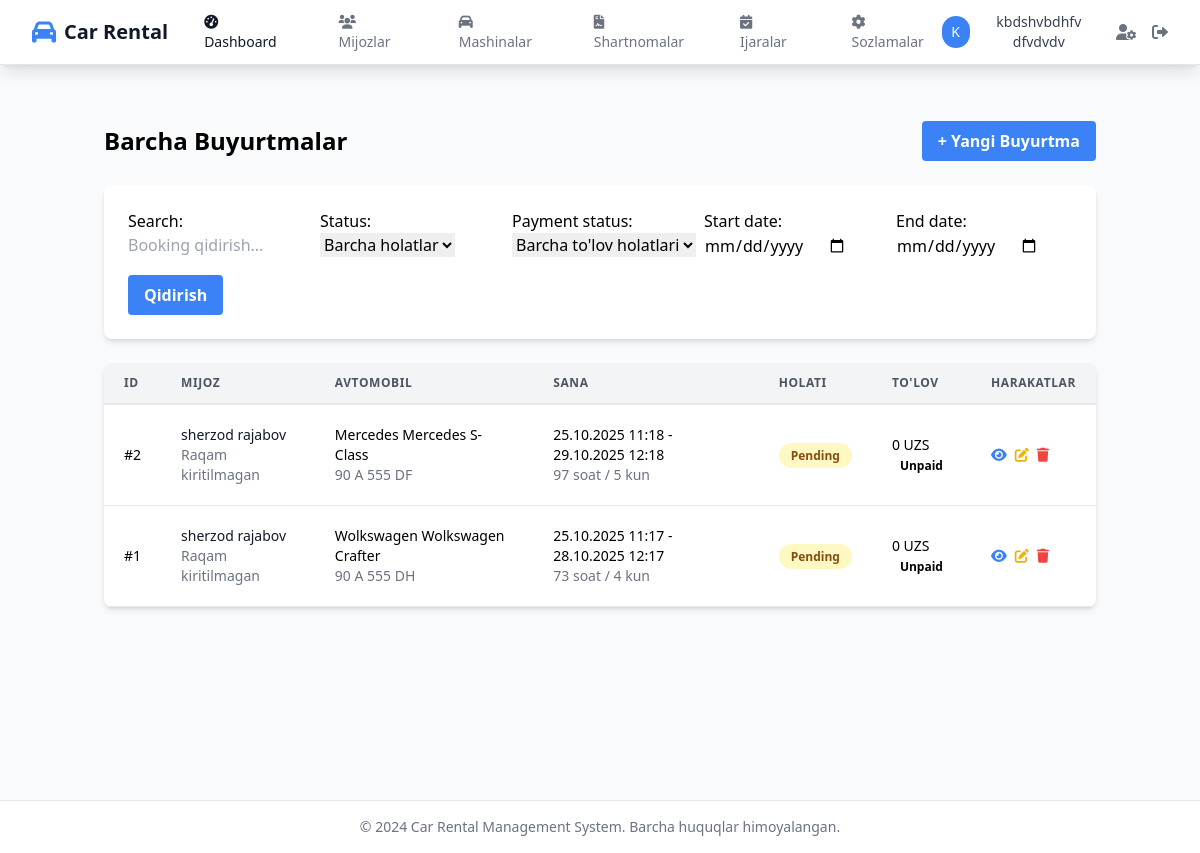
Screenshot of /bookings/ (signed in) with the database file from the repository.
### accounts/models.py (models this page shows, shortened)
class CustomUser(AbstractUser):
    class Roles(models.TextChoices):
        OWNER = "owner", "Mashina egasi"
        RENTER = "renter", "Ijara oluvchi"
    role = models.CharField(max_length=10, choices=Roles.choices)
    phone = models.CharField(max_length=30, blank=True)
    is_verified = models.BooleanField(default=False)

### bookings/models.py (models this page shows, shortened)
class Booking(models.Model):
    STATUS_CHOICES = [
        ("pending", "Pending"),
        ("active", "Active"),
        ("completed", "Completed"),
        ("cancelled", "Cancelled"),
    ]
    PAYMENT_STATUS_CHOICES = [
        ("unpaid", "Unpaid"),
        ("partial", "Partial"),
        ("paid", "Paid"),
    ]
    PAYMENT_TYPES = [
        ('deposit', 'Depozit'),
        ('advance', 'Oldindan to\'lov'),
        ('final', 'Yakuniy to\'lov'),
        ('other', 'Boshqa')
    ]
    renter = models.ForeignKey(CustomUser, on_delete=models.CASCADE, related_name="bookings")
    vehicle = models.ForeignKey(Vehicle, on_delete=models.CASCADE, related_name="bookings")
    start_at = models.DateTimeField()
    end_at = models.DateTimeField()
    status = models.CharField(max_length=20, choices=STATUS_CHOICES, default="pending")
    payment_status = models.CharField(max_length=20, choices=PAYMENT_STATUS_CHOICES, default="unpaid")
    total_price = models.DecimalField(
        max_digits=12,
        decimal_places=2,
        default=Decimal("0.00"),
        blank=True,
        null=True
    )
    deposit_amount = models.DecimalField(
        max_digits=10,
        decimal_places=2,
        default=Decimal("0.00"),
        blank=True,
        null=True
    )
    paid_amount = models.DecimalField(
        max_digits=12,
        decimal_places=2,
        default=Decimal("0.00"),
        blank=True,
        null=True
    )
    owner_earned = models.DecimalField(
        max_digits=12,
        decimal_places=2,
        default=Decimal("0.00"),
        blank=True,
        null=True
    )
    company_earned = models.DecimalField(
        max_digits=12,
        decimal_places=2,
        default=Decimal("0.00"),
        blank=True,
        null=True
    )
    created_at = models.DateTimeField(auto_now_add=True)
    updated_at = models.DateTimeField(auto_now=True)
    class Meta:
        ordering = ['-created_at']
    def duration_hours(self):
        delta = self.end_at - self.start_at
        return max(0, math.ceil(delta.total_seconds() / 3600))
    def duration_days(self):
        return math.ceil(self.duration_hours() / 24)

### vehicles/models.py (models this page shows, shortened)
class Vehicle(models.Model):
    STATUS_CHOICES = [
        ("inactive", "Faol emas"),
        ("available", "Mavjud"),
        ("rented", "Ijaraga berilgan"),
        ("maintenance", "Ta'mirda"),
    ]
    owner = models.ForeignKey(CustomUser, on_delete=models.CASCADE, related_name="vehicles")
    make = models.ForeignKey(CarMake, on_delete=models.SET_NULL, null=True, blank=True)
    model = models.ForeignKey(CarModel, on_delete=models.SET_NULL, null=True, blank=True)
    name = models.CharField(max_length=200, blank=True)
    plate_number = models.CharField(max_length=20, unique=True, validators=[plate_validator])
    year = models.PositiveSmallIntegerField(null=True, blank=True)
    daily_price = models.DecimalField(max_digits=10, decimal_places=2, default=Decimal("0.00"))
    hourly_price = models.DecimalField(max_digits=10, decimal_places=2, null=True, blank=True)
    status = models.CharField(max_length=20, choices=STATUS_CHOICES, default="inactive")
    created_at = models.DateTimeField(auto_now_add=True)
    updated_at = models.DateTimeField(auto_now=True)
    class Meta:
        ordering = ['-created_at']

class CarMake(models.Model):
    name = models.CharField(max_length=100, unique=True)
    def __str__(self):
        return self.name

class CarModel(models.Model):
    make = models.ForeignKey(CarMake, on_delete=models.CASCADE, related_name="models")
    name = models.CharField(max_length=100)
    class Meta:
        unique_together = ("make", "name")
    def __str__(self):
        return f"{self.make.name} {self.name}"

### bookings/views.py (the view, shortened to what this page needs)
# urls.py: path('', views.BookingListView.as_view(), name='booking_list'),
class BookingListView(ListView):
    model = Booking
    template_name = 'bookings/booking_list.html'
    context_object_name = 'bookings'
    paginate_by = 20
    def get_queryset(self):
        queryset = super().get_queryset()
        search_form = BookingSearchForm(self.request.GET)
        if search_form.is_valid():
            search = search_form.cleaned_data.get('search')
            status = search_form.cleaned_data.get('status')
            payment_status = search_form.cleaned_data.get('payment_status')
            start_date = search_form.cleaned_data.get('start_date')
            end_date = search_form.cleaned_data.get('end_date')
            filters = Q()
            if status:
                filters &= Q(status=status)
            if payment_status:
                filters &= Q(payment_status=payment_status)
            if start_date:
                filters &= Q(start_date__gte=start_date)
            if end_date:
                filters &= Q(end_date__lte=end_date)
            queryset = queryset.filter(filters)
        return queryset.order_by('-created_at', '-id')
    def get_context_data(self, **kwargs):
        context = super().get_context_data(**kwargs)
        context['search_form'] = BookingSearchForm(self.request.GET)
        return context

### templates/bookings/booking_list.html (shortened to what this page needs)
{% extends 'base.html' %}
{% load static %}
{% block content %}
<div class="container mx-auto px-4 py-8">
    <div class="flex justify-between items-center mb-6">
        <h1 class="text-2xl font-bold">Barcha Buyurtmalar</h1>
        <a href="{% url 'booking_create' %}" class="bg-blue-500 hover:bg-blue-700 text-white font-bold py-2 px-4 rounded">
            + Yangi Buyurtma
        </a>
    </div>
    <div class="bg-white shadow-md rounded-lg p-6 mb-6">
        <form method="get" class="grid grid-cols-1 md:grid-cols-3 lg:grid-cols-5 gap-4">
            {{ search_form.as_p }}
            <div class="flex items-end">
                <button type="submit" class="bg-blue-500 hover:bg-blue-700 text-white font-bold py-2 px-4 rounded">
                    Qidirish
                </button>
            </div>
        </form>
    </div>
    <div class="bg-white shadow-md rounded-lg overflow-hidden">
        <table class="min-w-full leading-normal">
            <thead>
                <tr class="bg-gray-100">
                    <th class="px-5 py-3 border-b-2 border-gray-200 text-left text-xs font-semibold text-gray-600 uppercase tracking-wider">ID</th>
                    <th class="px-5 py-3 border-b-2 border-gray-200 text-left text-xs font-semibold text-gray-600 uppercase tracking-wider">Mijoz</th>
                    <th class="px-5 py-3 border-b-2 border-gray-200 text-left text-xs font-semibold text-gray-600 uppercase tracking-wider">Avtomobil</th>
                    <th class="px-5 py-3 border-b-2 border-gray-200 text-left text-xs font-semibold text-gray-600 uppercase tracking-wider">Sana</th>
                    <th class="px-5 py-3 border-b-2 border-gray-200 text-left text-xs font-semibold text-gray-600 uppercase tracking-wider">Holati</th>
                    <th class="px-5 py-3 border-b-2 border-gray-200 text-left text-xs font-semibold text-gray-600 uppercase tracking-wider">To'lov</th>
                    <th class="px-5 py-3 border-b-2 border-gray-200 text-left text-xs font-semibold text-gray-600 uppercase tracking-wider">Harakatlar</th>
                </tr>
            </thead>
            <tbody>
                {% for booking in bookings %}
                <tr class="hover:bg-gray-50">
                    <td class="px-5 py-5 border-b border-gray-200 text-sm">#{{ booking.id }}</td>
                    <td class="px-5 py-5 border-b border-gray-200 text-sm">
                        <div class="font-medium text-gray-900">{{ booking.renter.get_full_name|default:booking.renter.username }}</div>
                        <div class="text-gray-500">{{ booking.renter.phone_number|default:"Raqam kiritilmagan" }}</div>
                    </td>
                    <td class="px-5 py-5 border-b border-gray-200 text-sm">
                        <div class="font-medium">{{ booking.vehicle.make|default:"" }} {{ booking.vehicle.model|default:"" }}</div>
                        <div class="text-gray-500">{{ booking.vehicle.plate_number|default:"" }}</div>
                    </td>
                    <td class="px-5 py-5 border-b border-gray-200 text-sm">
                        <div>{{ booking.start_at|date:"d.m.Y H:i" }} - {{ booking.end_at|date:"d.m.Y H:i" }}</div>
                        <div class="text-gray-500">{{ booking.duration_hours }} soat / {{ booking.duration_days }} kun</div>
                    </td>
                    <td class="px-5 py-5 border-b border-gray-200 text-sm">
                        <span class="px-3 py-1 text-xs font-semibold rounded-full {% if booking.status == 'pending' %}bg-yellow-100 text-yellow-800{% elif booking.status == 'confirmed' %}bg-blue-100 text-blue-800{% elif booking.status == 'in_progress' %}bg-indigo-100 text-indigo-800{% elif booking.status == 'completed' %}bg-green-100 text-green-800{% elif booking.status == 'cancelled' %}bg-red-100 text-red-800{% endif %}">
                            {{ booking.get_status_display }}
                        </span>
                    </td>
                    <td class="px-5 py-5 border-b border-gray-200 text-sm">
                        <div class="font-medium">{{ booking.total_price|floatformat:0 }} UZS</div>
                        <span class="px-2 py-1 text-xs font-semibold rounded-full ">
                            {{ booking.get_payment_status_display }}
                        </span>
                    </td>
                    <td class="px-5 py-5 border-b border-gray-200 text-sm">
                        <div class="flex space-x-2">
                            <a href="{% url 'booking_detail' booking.id %}" class="text-blue-500 hover:text-blue-700">
                                <i class="fas fa-eye"></i>
                            </a>
                            <a href="{% url 'booking_update' booking.id %}" class="text-yellow-500 hover:text-yellow-700">
                                <i class="fas fa-edit"></i>
                            </a>
                            <a href="{% url 'booking_delete' booking.id %}" class="text-red-500 hover:text-red-700">
                                <i class="fas fa-trash"></i>
                            </a>
                        </div>
                    </td>
                </tr>
                {% empty %}
                <tr>
                    <td colspan="7" class="px-5 py-5 border-b border-gray-200 text-center text-gray-500">
                        Hech qanday buyurtma topilmadi
                    </td>
                </tr>
                {% endfor %}
            </tbody>
        </table>
    </div>
</div>
{% endblock %}

### templates/base.html (shortened to what this page needs)
<!DOCTYPE html>
<html lang="uz" class="h-full">
<head>
    <script src="https://cdn.tailwindcss.com"></script>
    <link href="https://cdnjs.cloudflare.com/ajax/libs/font-awesome/6.0.0/css/all.min.css" rel="stylesheet">
</head>
<body class="h-full bg-gray-50">
    <div class="min-h-full">
        <nav class="bg-white shadow-lg border-b border-gray-200">
            <div class="max-w-7xl mx-auto px-4 sm:px-6 lg:px-8">
                <div class="flex justify-between h-16">
                    <div class="flex items-center">
                        <div class="flex-shrink-0">
                            <a href="{% url 'dashboard' %}" class="flex items-center">
                                <i class="fas fa-car text-primary text-2xl mr-2"></i>
                                <span class="text-xl font-bold text-gray-900">Car Rental</span>
                            </a>
                        </div>
                        {% if user.is_authenticated %}
                        <div class="hidden md:ml-6 md:flex md:space-x-8">
                            <a href="{% url 'dashboard' %}" class="text-gray-900 hover:text-primary px-3 py-2 rounded-md text-sm font-medium">
                                <i class="fas fa-tachometer-alt mr-1"></i> Dashboard
                            </a>
                            <a href="{% url 'users_list' %}" class="text-gray-500 hover:text-primary px-3 py-2 rounded-md text-sm font-medium">
                                <i class="fas fa-users mr-1"></i> Mijozlar
                            </a>
                            <a href="{% url 'vehicle_list' %}" class="text-gray-500 hover:text-primary px-3 py-2 rounded-md text-sm font-medium">
                                <i class="fas fa-car mr-1"></i> Mashinalar
                            </a>
                            <a href="{% url 'contract_list' %}" class="text-gray-500 hover:text-primary px-3 py-2 rounded-md text-sm font-medium">
                                <i class="fas fa-file-contract mr-1"></i> Shartnomalar
                            </a>
                            <a href="{% url 'booking_list' %}" class="text-gray-500 hover:text-primary px-3 py-2 rounded-md text-sm font-medium">
                                <i class="fas fa-calendar-check mr-1"></i> Ijaralar
                            </a>
                            <a href="{% url 'constants_list' %}" class="text-gray-500 hover:text-primary px-3 py-2 rounded-md text-sm font-medium">
                                <i class="fas fa-cog mr-1"></i> Sozlamalar
                            </a>
                        </div>
                        {% endif %}
                    </div>
                    {% if user.is_authenticated %}
                    <div class="flex items-center space-x-4">
                        <div class="relative">
                            <button class="flex items-center text-sm rounded-full focus:outline-none focus:ring-2 focus:ring-offset-2 focus:ring-primary">
                                <div class="h-8 w-8 rounded-full bg-primary flex items-center justify-center">
                                    <span class="text-white text-sm font-medium">{{ user.username|first|upper }}</span>
                                </div>
                                <span class="ml-2 text-gray-700">{{ user.get_full_name|default:user.username }}</span>
                            </button>
                        </div>
                        <a href="{% url 'profile' %}" class="text-gray-500 hover:text-primary">
                            <i class="fas fa-user-cog"></i>
                        </a>
                        <a href="{% url 'logout' %}" class="text-gray-500 hover:text-primary">
                            <i class="fas fa-sign-out-alt"></i>
                        </a>
                    </div>
                    {% else %}
                    <div class="flex items-center space-x-4">
                        <a href="{% url 'login' %}" class="bg-primary text-white px-4 py-2 rounded-md text-sm font-medium hover:bg-secondary">
                            <i class="fas fa-sign-in-alt mr-1"></i> Admin Kirish
                        </a>
                    </div>
                    {% endif %}
                </div>
            </div>
        </nav>
        <main class="max-w-7xl mx-auto py-6 sm:px-6 lg:px-8">
            {% block content %}{% endblock %}
        </main>
    </div>
    <footer class="bg-white border-t border-gray-200 mt-auto">
        <div class="max-w-7xl mx-auto py-4 px-4 sm:px-6 lg:px-8">
            <div class="text-center text-gray-500 text-sm">
                <p>&copy; 2024 Car Rental Management System. Barcha huquqlar himoyalangan.</p>
            </div>
        </div>
    </footer>
</body>
</html>

### rows the page displays
CustomUser: username|first "K", get_full_name "kbdshvbdhfv dfvdvdv"
Booking: id "2", renter.get_full_name "sherzod rajabov", renter.phone_number "Raqam kiritilmagan", vehicle.make "Mercedes", vehicle.model "Mercedes S-Class", vehicle.plate_number "90 A 555 DF", start_at "25.10.2025 11:18", end_at "29.10.2025 12:18", duration_hours "97", duration_days "5", status "Pending", total_price "0", payment_status "Unpaid"
Booking: id "1", renter.get_full_name "sherzod rajabov", renter.phone_number "Raqam kiritilmagan", vehicle.make "Wolkswagen", vehicle.model "Wolkswagen Crafter", vehicle.plate_number "90 A 555 DH", start_at "25.10.2025 11:17", end_at "28.10.2025 12:17", duration_hours "73", duration_days "4", status "Pending", total_price "0", payment_status "Unpaid"
